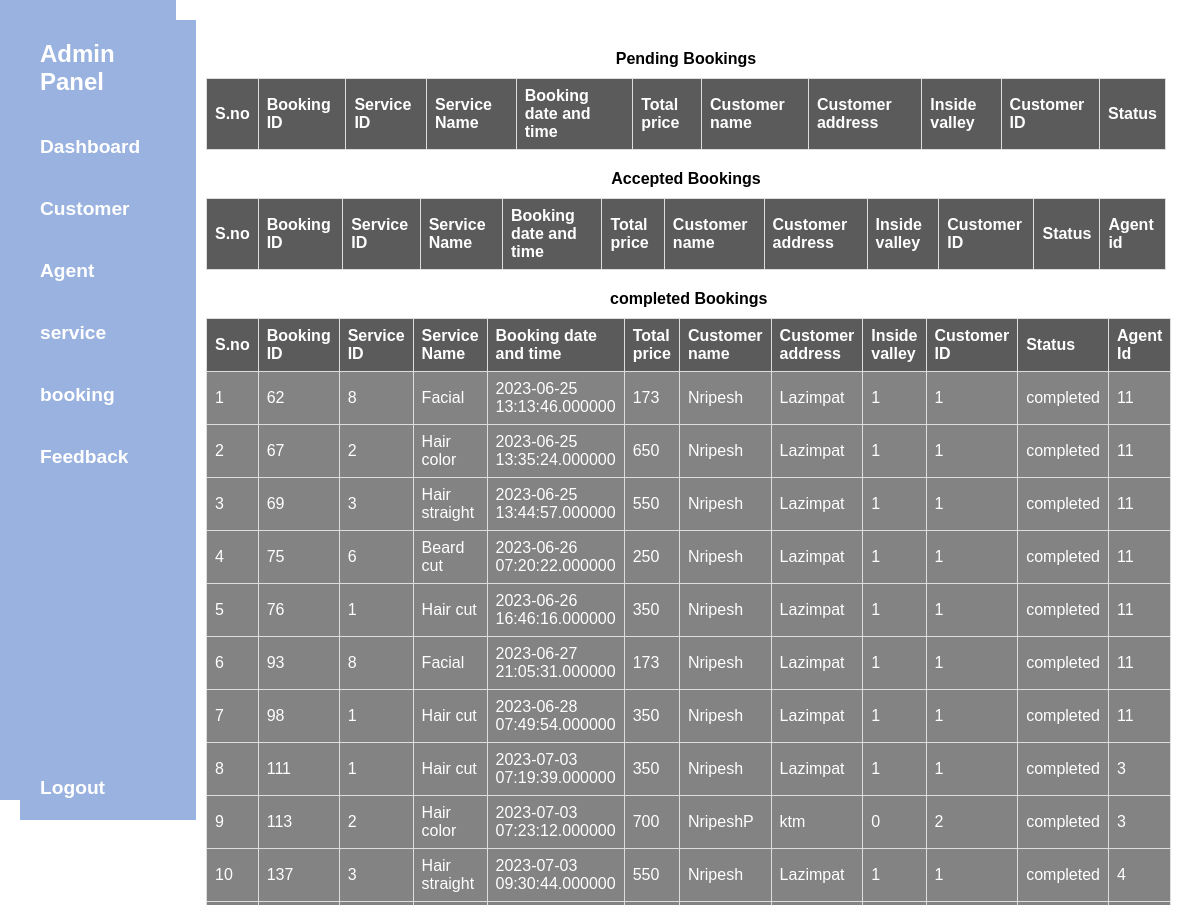
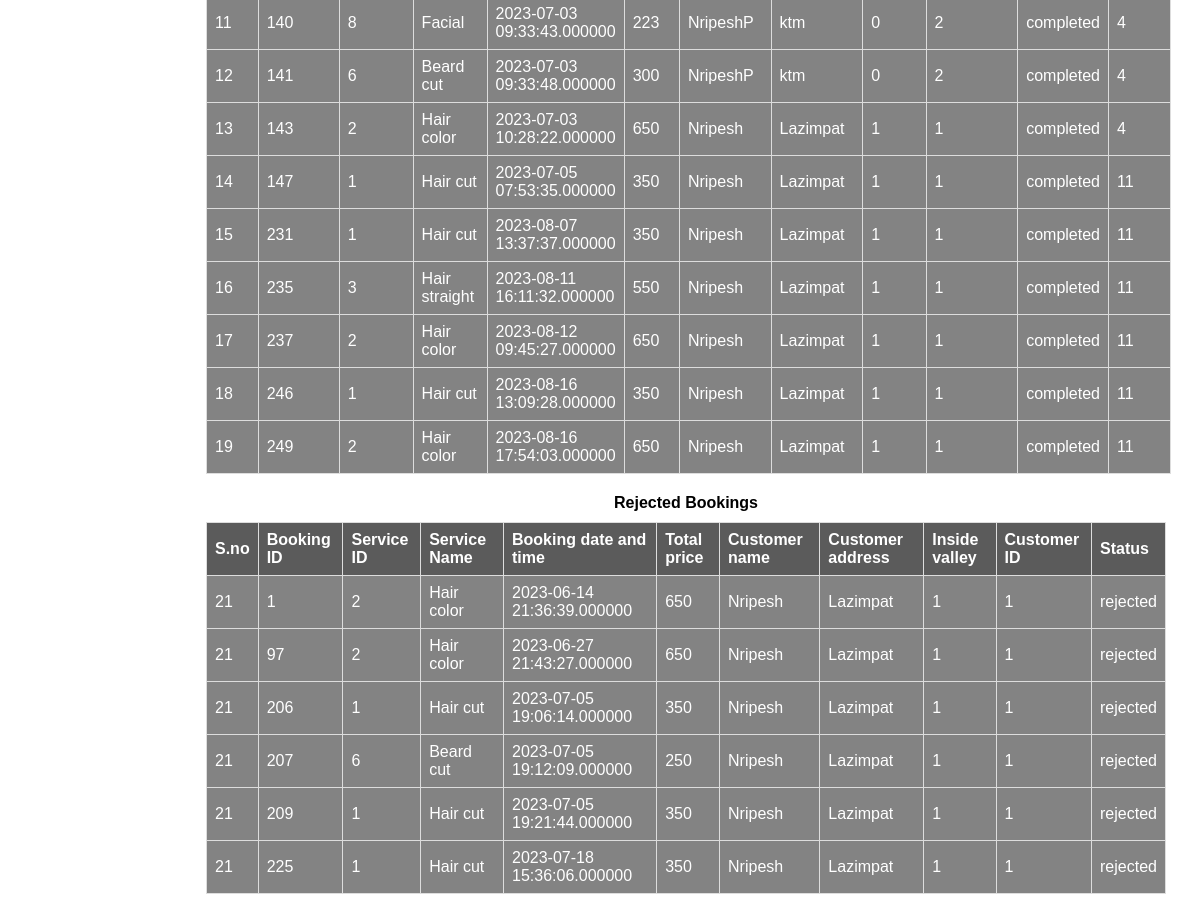
Screenshot of /Admin/a_booking.php (signed in) with the database file from the repository (2 pictures, top to bottom).
### tables this page shows
CREATE TABLE `booking_test` (
  `b_id` int(11) NOT NULL,
  `s_id` int(11) DEFAULT NULL,
  `s_name` varchar(20) DEFAULT NULL,
  `booking_date` datetime(6) DEFAULT NULL,
  `t_price` int(11) NOT NULL,
  `c_name` varchar(20) DEFAULT NULL,
  `c_adddress` varchar(50) DEFAULT NULL,
  `c_insidevalley` smallint(6) DEFAULT NULL,
  `id` int(11) DEFAULT NULL,
  `status` enum('Accepted','rejected','pending','completed') NOT NULL DEFAULT 'pending',
  `a_Id` int(11) DEFAULT 0
);

### Admin/a_booking.php (the view, shortened to what this page needs)
<!DOCTYPE html>
<html lang="en">
<head>
    <link rel="stylesheet" href="index.css">
</head>
<body>
    <div class='wrapper'>
        <div class='sidebar' style="position: sticky;">
            <?php
            include '../Component/a_sidebar.php';
            ?>
        </div>
        <?php
        include '../dbconfig.php';
        ?>
        <div class='content'>
            <table>
                <caption>Pending Bookings</caption>
                <tr>
                    <th>S.no</th>
                    <th>Booking ID</th>
                    <th>Service ID</th>
                    <th>Service Name</th>
                    <th>Booking date and time</th>
                    <th>Total price</th>
                    <th>Customer name</th>
                    <th>Customer address</th>
                    <th>Inside valley</th>
                    <th>Customer ID</th>
                    <th>Status</th>
                </tr>
            </table>
            <table>
                <caption>Accepted Bookings</caption>
                <tr>
                    <th>S.no</th>
                    <th>Booking ID</th>
                    <th>Service ID</th>
                    <th>Service Name</th>
                    <th>Booking date and time</th>
                    <th>Total price</th>
                    <th>Customer name</th>
                    <th>Customer address</th>
                    <th>Inside valley</th>
                    <th>Customer ID</th>
                    <th>Status</th>
                    <th>Agent id</th>
                </tr>
            </table>
            <table>
                <caption>completed Bookings</caption>
                <tr>
                    <th>S.no</th>
                    <th>Booking ID</th>
                    <th>Service ID</th>
                    <th>Service Name</th>
                    <th>Booking date and time</th>
                    <th>Total price</th>
                    <th>Customer name</th>
                    <th>Customer address</th>
                    <th>Inside valley</th>
                    <th>Customer ID</th>
                    <th>Status</th>
                    <th>Agent Id</th>
                </tr>
                <?php
                $bookingQuery2 = "SELECT * FROM booking_test where status='completed'";
                $bookingResult2 = mysqli_query($connect, $bookingQuery2);
                $i = 1;
                while ($row2 = mysqli_fetch_assoc($bookingResult2)) {
                    ?>
                    <tr>
                        <td>
                            <?php echo $i; ?>
                        </td>
                        <td>
                            <?php echo $row2['b_id']; ?>
                        </td>
                        <td>
                            <?php echo $row2['s_id']; ?>
                        </td>
                        <td>
                            <?php echo $row2['s_name']; ?>
                        </td>
                        <td>
                            <?php echo $row2['booking_date']; ?>
                        </td>
                        <td>
                            <?php echo $row2['t_price']; ?>
                        </td>
                        <td>
                            <?php echo $row2['c_name']; ?>
                        </td>
                        <td>
                            <?php echo $row2['c_adddress']; ?>
                        </td>
                        <td>
                            <?php echo $row2['c_insidevalley']; ?>
                        </td>
                        <td>
                            <?php echo $row2['id']; ?>
                        </td>
                        <td>
                            <?php echo $row2['status']; ?>
                        </td>
                        <td>
                            <?php echo $row2['a_Id']; ?>
                        </td>
                    </tr>
                    <?php
                    $i++;
                } ?>
            </table>
            <?php
            $bookingQuery3 = "SELECT * FROM booking_test where status='rejected'";
            $bookingResult3 = mysqli_query($connect, $bookingQuery3);
            ?>
            <table>
                <caption>Rejected Bookings</caption>
                <tr>
                    <th>S.no</th>
                    <th>Booking ID</th>
                    <th>Service ID</th>
                    <th>Service Name</th>
                    <th>Booking date and time</th>
                    <th>Total price</th>
                    <th>Customer name</th>
                    <th>Customer address</th>
                    <th>Inside valley</th>
                    <th>Customer ID</th>
                    <th>Status</th>
                </tr>
                <?php while ($row3 = mysqli_fetch_assoc($bookingResult3)) { ?>
                    <tr>
                        <td>
                            <?php echo $i + 1; ?>
                        </td>
                        <td>
                            <?php echo $row3['b_id']; ?>
                        </td>
                        <td>
                            <?php echo $row3['s_id']; ?>
                        </td>
                        <td>
                            <?php echo $row3['s_name']; ?>
                        </td>
                        <td>
                            <?php echo $row3['booking_date']; ?>
                        </td>
                        <td>
                            <?php echo $row3['t_price']; ?>
                        </td>
                        <td>
                            <?php echo $row3['c_name']; ?>
                        </td>
                        <td>
                            <?php echo $row3['c_adddress']; ?>
                        </td>
                        <td>
                            <?php echo $row3['c_insidevalley']; ?>
                        </td>
                        <td>
                            <?php echo $row3['id']; ?>
                        </td>
                        <td>
                            <?php echo $row3['status']; ?>
                        </td>
                    <?php } ?>
            </table>
        </div>
    </div>
</body>
</html>

### Admin/index.css (style rules this page uses)
body { font-family: Arial, sans-serif; margin: 0; padding: 0; }
table { width: 100%; border-collapse: collapse; margin-top: 20px; }
table th, table td { padding: 10px; text-align: left; border-bottom: 1px solid #ddd; color: #fff; background-color: rgba(119, 71, 12, 0.523); }
table th { background-color: #000000a4; }

### Css/a_sidebar.css (style rules this page uses)
* { font-family: "Trebuchet MS", "Lucida Sans Unicode", "Lucida Grande", "Lucida Sans", Arial, sans-serif; }
* { margin: 0%; padding: 0%; }
body { align-items: center; background: url('../images/bgimage3.jpg'); background-size:cover; }
.sidebar { grid-area: sidebar; background-color: #9ab2df; height: 100vh; width: 11rem; position: sticky; }

### Admin/a_booking.php (style rules this page uses)
.wrapper { display: flex; }
.sidebar { width: 20%; background-color: #f1f1f1; padding: 0px; }
.content { width: 80%; padding: 30px; }
table { width: 100%; border-collapse: collapse; }
table th, table td { border: 1px solid #ddd; padding: 8px; }
table caption { font-weight: bold; margin-bottom: 10px; }
table td { color: #fff; background-color: rgba(0, 0, 0, 0.486) }

### Component/a_sidebar.php (style rules this page uses)
.sidebar { position: sticky; top: 0; z-index: 100; }

### rows the page displays
booking_test: b_id "62", s "8", s_name "Facial", booking_date "2023-06-25 13:13:46.000000", t_price "173", c_name "Nripesh", c_adddress "Lazimpat", c_insidevalley "1", id "1", status "completed", a_Id "11"
booking_test: b_id "67", s "2", s_name "Hair color", booking_date "2023-06-25 13:35:24.000000", t_price "650", c_name "Nripesh", c_adddress "Lazimpat", c_insidevalley "1", id "1", status "completed", a_Id "11"
booking_test: b_id "69", s "3", s_name "Hair straight", booking_date "2023-06-25 13:44:57.000000", t_price "550", c_name "Nripesh", c_adddress "Lazimpat", c_insidevalley "1", id "1", status "completed", a_Id "11"
booking_test: b_id "75", s "6", s_name "Beard cut", booking_date "2023-06-26 07:20:22.000000", t_price "250", c_name "Nripesh", c_adddress "Lazimpat", c_insidevalley "1", id "1", status "completed", a_Id "11"
booking_test: b_id "76", s "1", s_name "Hair cut", booking_date "2023-06-26 16:46:16.000000", t_price "350", c_name "Nripesh", c_adddress "Lazimpat", c_insidevalley "1", id "1", status "completed", a_Id "11"
booking_test: b_id "93", s "8", s_name "Facial", booking_date "2023-06-27 21:05:31.000000", t_price "173", c_name "Nripesh", c_adddress "Lazimpat", c_insidevalley "1", id "1", status "completed", a_Id "11"
booking_test: b_id "98", s "1", s_name "Hair cut", booking_date "2023-06-28 07:49:54.000000", t_price "350", c_name "Nripesh", c_adddress "Lazimpat", c_insidevalley "1", id "1", status "completed", a_Id "11"
booking_test: b_id "111", s "1", s_name "Hair cut", booking_date "2023-07-03 07:19:39.000000", t_price "350", c_name "Nripesh", c_adddress "Lazimpat", c_insidevalley "1", id "1", status "completed", a_Id "3"
booking_test: b_id "113", s "2", s_name "Hair color", booking_date "2023-07-03 07:23:12.000000", t_price "700", c_name "NripeshP", c_adddress "ktm", c_insidevalley "0", id "2", status "completed", a_Id "3"
booking_test: b_id "137", s "3", s_name "Hair straight", booking_date "2023-07-03 09:30:44.000000", t_price "550", c_name "Nripesh", c_adddress "Lazimpat", c_insidevalley "1", id "1", status "completed", a_Id "4"
booking_test: b_id "140", s "8", s_name "Facial", booking_date "2023-07-03 09:33:43.000000", t_price "223", c_name "NripeshP", c_adddress "ktm", c_insidevalley "0", id "2", status "completed", a_Id "4"
booking_test: b_id "141", s "6", s_name "Beard cut", booking_date "2023-07-03 09:33:48.000000", t_price "300", c_name "NripeshP", c_adddress "ktm", c_insidevalley "0", id "2", status "completed", a_Id "4"
booking_test: b_id "143", s "2", s_name "Hair color", booking_date "2023-07-03 10:28:22.000000", t_price "650", c_name "Nripesh", c_adddress "Lazimpat", c_insidevalley "1", id "1", status "completed", a_Id "4"
booking_test: b_id "147", s "1", s_name "Hair cut", booking_date "2023-07-05 07:53:35.000000", t_price "350", c_name "Nripesh", c_adddress "Lazimpat", c_insidevalley "1", id "1", status "completed", a_Id "11"
booking_test: b_id "231", s "1", s_name "Hair cut", booking_date "2023-08-07 13:37:37.000000", t_price "350", c_name "Nripesh", c_adddress "Lazimpat", c_insidevalley "1", id "1", status "completed", a_Id "11"
booking_test: b_id "235", s "3", s_name "Hair straight", booking_date "2023-08-11 16:11:32.000000", t_price "550", c_name "Nripesh", c_adddress "Lazimpat", c_insidevalley "1", id "1", status "completed", a_Id "11"
booking_test: b_id "237", s "2", s_name "Hair color", booking_date "2023-08-12 09:45:27.000000", t_price "650", c_name "Nripesh", c_adddress "Lazimpat", c_insidevalley "1", id "1", status "completed", a_Id "11"
booking_test: b_id "246", s "1", s_name "Hair cut", booking_date "2023-08-16 13:09:28.000000", t_price "350", c_name "Nripesh", c_adddress "Lazimpat", c_insidevalley "1", id "1", status "completed", a_Id "11"
booking_test: b_id "249", s "2", s_name "Hair color", booking_date "2023-08-16 17:54:03.000000", t_price "650", c_name "Nripesh", c_adddress "Lazimpat", c_insidevalley "1", id "1", status "completed", a_Id "11"
booking_test: b_id "1", s "2", s_name "Hair color", booking_date "2023-06-14 21:36:39.000000", t_price "650", c_name "Nripesh", c_adddress "Lazimpat", c_insidevalley "1", id "1", status "rejected"
booking_test: b_id "97", s "2", s_name "Hair color", booking_date "2023-06-27 21:43:27.000000", t_price "650", c_name "Nripesh", c_adddress "Lazimpat", c_insidevalley "1", id "1", status "rejected"
booking_test: b_id "206", s "1", s_name "Hair cut", booking_date "2023-07-05 19:06:14.000000", t_price "350", c_name "Nripesh", c_adddress "Lazimpat", c_insidevalley "1", id "1", status "rejected"
booking_test: b_id "207", s "6", s_name "Beard cut", booking_date "2023-07-05 19:12:09.000000", t_price "250", c_name "Nripesh", c_adddress "Lazimpat", c_insidevalley "1", id "1", status "rejected"
booking_test: b_id "209", s "1", s_name "Hair cut", booking_date "2023-07-05 19:21:44.000000", t_price "350", c_name "Nripesh", c_adddress "Lazimpat", c_insidevalley "1", id "1", status "rejected"
booking_test: b_id "225", s "1", s_name "Hair cut", booking_date "2023-07-18 15:36:06.000000", t_price "350", c_name "Nripesh", c_adddress "Lazimpat", c_insidevalley "1", id "1", status "rejected"
